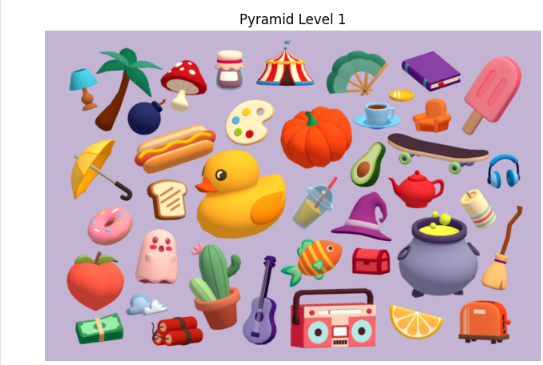
#> input picture Pyramid lvl 1.png, 543 x 365 px, given in place of objects.jpg, which was not available
$ jupyter execute Tugas_11_Robotika.ipynb
#> lines starting #> are read from the running program, lines starting #| are printed output that depends on the picture; after the words box and inside, x2 and y2 are one past the last pixel; in counts of white or black regions, pixels touching at a corner belong together; pictures that were not available may be replaced by others from this repository, and a replacement may not be noted
[cell 1]
import cv2
import numpy as np
from sklearn.cluster import KMeans
import matplotlib.pyplot as plt

[cell 2]
def show_image(title, image):
    plt.figure(figsize=(8, 6))
    if len(image.shape) == 3:  # Color image
        plt.imshow(cv2.cvtColor(image, cv2.COLOR_BGR2RGB))
    else:  # Grayscale image
        plt.imshow(image, cmap='gray')
    plt.title(title)
    plt.axis('off')
    plt.show()

[cell 3]
from google.colab import files
uploaded = files.upload()
#> the answer given: Pyramid lvl 1.png

[cell 4]
# Load the image
def load_image(image_path):
    return cv2.imread(image_path)

[cell 5]
# Example: Load the image
image_path = "objects.jpg"  # Replace with the name of your uploaded image
image = load_image(image_path)
#> in load_image, returned value is the input picture: shape (365, 543, 3); mean B, G, R 179, 173.8, 200

[cell 6]
# 1. Line extraction using Hough Transform
def extract_lines(image):
    gray = cv2.cvtColor(image, cv2.COLOR_BGR2GRAY)
    edges = cv2.Canny(gray, 50, 150, apertureSize=3)
    lines = cv2.HoughLines(edges, 1, np.pi / 180, 200)
    line_image = image.copy()
    if lines is not None:
        for rho, theta in lines[:, 0]:
            a = np.cos(theta)
            b = np.sin(theta)
            x0 = a * rho
            y0 = b * rho
            x1 = int(x0 + 1000 * (-b))
            y1 = int(y0 + 1000 * a)
            x2 = int(x0 - 1000 * (-b))
            y2 = int(y0 - 1000 * a)
            cv2.line(line_image, (x1, y1), (x2, y2), (0, 255, 0), 2)
    return line_image

[cell 7]
# 2. Template matching for object detection
def template_matching(image, template):
    gray_image = cv2.cvtColor(image, cv2.COLOR_BGR2GRAY)
    gray_template = cv2.cvtColor(template, cv2.COLOR_BGR2GRAY)
    res = cv2.matchTemplate(gray_image, gray_template, cv2.TM_CCOEFF_NORMED)
    min_val, max_val, min_loc, max_loc = cv2.minMaxLoc(res)
    top_left = max_loc
    h, w = gray_template.shape
    bottom_right = (top_left[0] + w, top_left[1] + h)
    result_image = image.copy()
    cv2.rectangle(result_image, top_left, bottom_right, (0, 255, 0), 2)
    return result_image

[cell 8]
# 3. Image pyramid creation
def create_image_pyramid(image, levels=3):
    pyramid = [image]
    for i in range(1, levels):
        image = cv2.pyrDown(image)
        pyramid.append(image)
    return pyramid

[cell 9]
# 4. Circle detection using Hough Transform
def detect_circles(image):
    gray = cv2.cvtColor(image, cv2.COLOR_BGR2GRAY)
    blurred = cv2.medianBlur(gray, 5)
    circles = cv2.HoughCircles(blurred, cv2.HOUGH_GRADIENT, 1, 20, param1=50, param2=30, minRadius=0, maxRadius=0)
    circle_image = image.copy()
    if circles is not None:
        circles = np.uint16(np.around(circles))
        for i in circles[0, :]:
            cv2.circle(circle_image, (i[0], i[1]), i[2], (0, 255, 0), 2)
            cv2.circle(circle_image, (i[0], i[1]), 2, (0, 0, 255), 3)
    return circle_image

[cell 10]
# 5. Extract dominant color from the image
def extract_dominant_color(image, k=3):
    pixels = image.reshape(-1, 3)
    kmeans = KMeans(n_clusters=k)
    kmeans.fit(pixels)
    dominant_color = kmeans.cluster_centers_[0].astype(int)
    return tuple(dominant_color)

[cell 11]
# 6. Contour detection in the image
def detect_contours(image):
    gray = cv2.cvtColor(image, cv2.COLOR_BGR2GRAY)
    _, thresh = cv2.threshold(gray, 127, 255, cv2.THRESH_BINARY)
    contours, _ = cv2.findContours(thresh, cv2.RETR_TREE, cv2.CHAIN_APPROX_SIMPLE)
    contour_image = image.copy()
    cv2.drawContours(contour_image, contours, -1, (0, 255, 0), 3)
    return contour_image

[cell 12]
# Template Matching (requires template image)
template_path = "template.png"  # Replace with your template image name
template = load_image(template_path)
#> call 2 of load_image, with image_path = 'template.png'
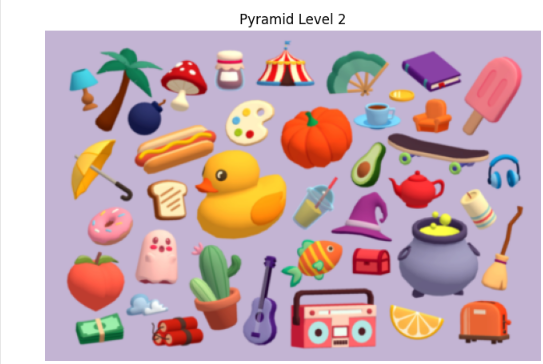
#> input picture Pyramid lvl 2.png, 543 x 364 px, given in place of template.png, which was not available
#> in load_image, returned value is the input picture: shape (364, 543, 3); mean B, G, R 178.8, 173.6, 199.8
matched_image = template_matching(image, template)
#> in template_matching, `gray_image = cv2.cvtColor(image, cv2.COLOR_BGR2GRAY)`:
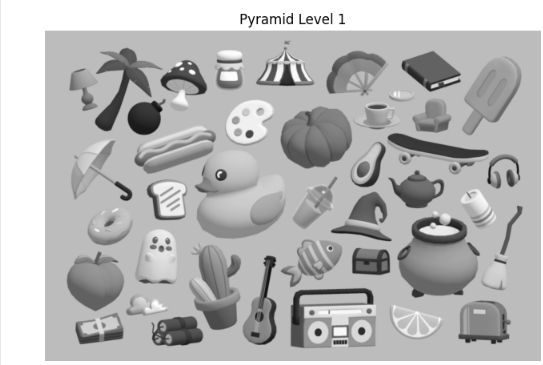
#> gray_image: shape (365, 543); min 5, max 255, mean 182.2
#> in template_matching, `gray_template = cv2.cvtColor(template, cv2.COLOR_BGR2GRAY)`:
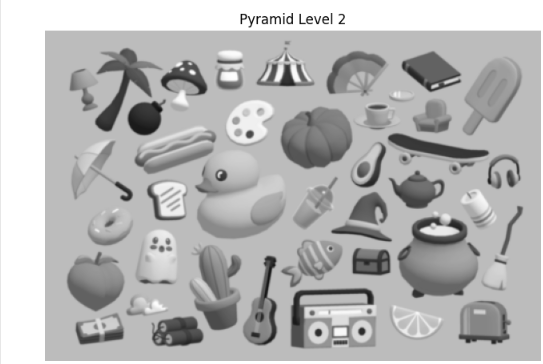
#> gray_template: shape (364, 543); min 5, max 255, mean 182
#> in template_matching, `res = cv2.matchTemplate(gray_image, gray_template, cv2.TM_CCOEFF_NORMED)`: res = [0.994, 0.95]
#> in template_matching, `min_val, max_val, min_loc, max_loc = cv2.minMaxLoc(res)`: min_val = 0.95; max_val = 0.994; min_loc = (0, 1); max_loc = (0, 0)
#> in template_matching, `bottom_right = (top_left[0] + w, top_left[1] + h)`: bottom_right = (543, 364)
#> in template_matching, `cv2.rectangle(result_image, top_left, bottom_right, (0, 255, 0), 2)`:
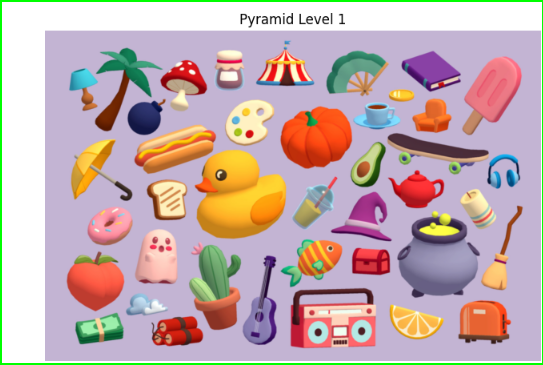
#> result_image: shape (365, 543, 3); 1.64% of pixels changed, all inside (x1, y1, x2, y2) = (0, 0, 543, 365)
show_image("Template Matching", matched_image)

[cell 13]
# Pyramid
pyramid_images = create_image_pyramid(image)
#> the loop in create_image_pyramid, `for i in range(1, levels):` made 2 passes
#> pass 1, in create_image_pyramid, `image = cv2.pyrDown(image)`:
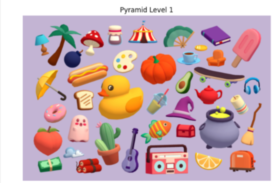
#> image: shape (183, 272, 3); mean of channels 0, 1, 2 179.4, 174.2, 200.2; drawn as B, G, R
#> pass 2, in create_image_pyramid, `image = cv2.pyrDown(image)`:
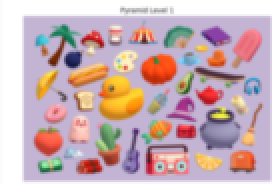
#> image: shape (92, 136, 3) (shown 2 times larger); mean of channels 0, 1, 2 179.8, 174.6, 200.5; drawn as B, G, R
#> after the loop in create_image_pyramid, `for i in range(1, levels):`: pyramid = 3 items
#> pyramid_images = 3 items
for i, img in enumerate(pyramid_images):
    show_image(f"Pyramid Level {i}", img)
#> this loop made 3 passes

[cell 14]
# Circles
detected_circles_image = detect_circles(image)
#> in detect_circles, `blurred = cv2.medianBlur(gray, 5)`:
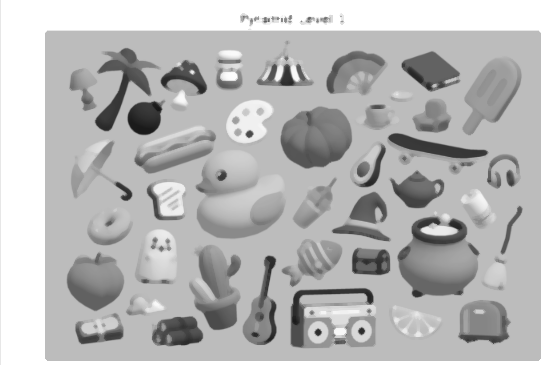
#> blurred: shape (365, 543); min 23, max 255, mean 183.1
#> in detect_circles, `circles = cv2.HoughCircles(blurred, cv2.HOUGH_GRADIENT, 1, 20, param1=..`: circles = 219 rows, first 8: [245.5, 173.5, 158], [302.5, 170.5, 153.5], [235.5, 203.5, 140], [401.5, 243.5, 94.5], [287.5, 191.5, 133.3], [220.5, 240.5, 107.2], [138.5, 184.5, 117.8], [270.5, 245.5, 114.8]
#> in detect_circles, `circles = np.uint16(np.around(circles))`: circles = 219 rows, first 8: [246, 174, 158], [302, 170, 154], [236, 204, 140], [402, 244, 94], [288, 192, 133], [220, 240, 107], [138, 184, 118], [270, 246, 115]
#> the loop in detect_circles, `for i in circles[0, :]:` made 219 passes
#> after the loop in detect_circles, `for i in circles[0, :]:`:
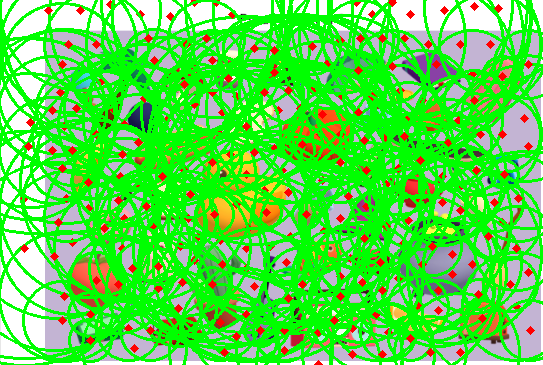
#> circle_image: shape (365, 543, 3); mean B, G, R 75.6, 219.8, 89.1
show_image("Detected Circles", detected_circles_image)

[cell 15]
# Dominant Color
dominant_color = extract_dominant_color(image)
#> dominant_color = (249, 252, 254)
print("Dominant Color:", dominant_color)
#| Dominant Color: (249, 252, 254)

[cell 16]
# Contours
contours_image = detect_contours(image)
#> in detect_contours, `_, thresh = cv2.threshold(gray, 127, 255, cv2.THRESH_BINARY)`:
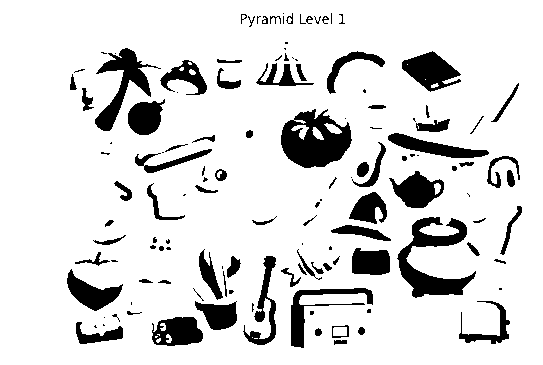
#> thresh: shape (365, 543); 86.4% white; 131 black regions (50 under 20 px)
#> in detect_contours, `contours, _ = cv2.findContours(thresh, cv2.RETR_TREE, cv2.CHAIN_APPROX..`: contours = 199 contours, 92 with area under 20; largest, box (x1, y1, x2, y2) and area: (0, 0, 543, 365) 197288, (280, 108, 353, 169) 3094, (396, 216, 477, 299) 2642, (94, 47, 159, 132) 1814, (401, 50, 462, 93) 1458
#> in detect_contours, `cv2.drawContours(contour_image, contours, -1, (0, 255, 0), 3)`:
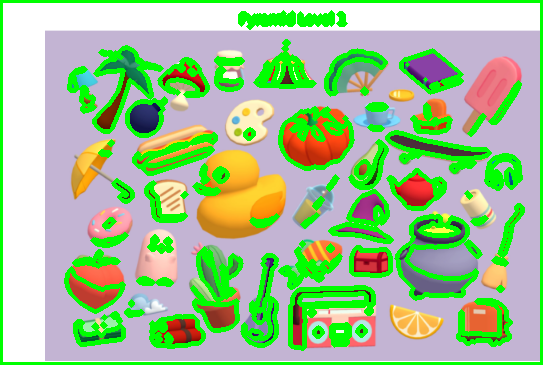
#> contour_image: shape (365, 543, 3); mean B, G, R 147.1, 196.6, 160.6
show_image("Detected Contours", contours_image)
